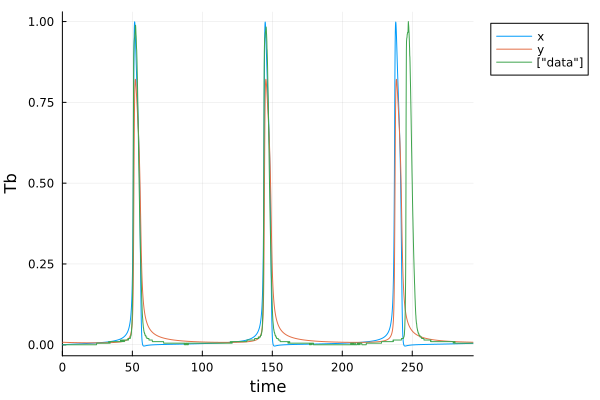

Here is the Julia script that generated this plot:
#arctic ground squirrel re-optimization 

#load in modules 
using Random, LinearAlgebra, DataFrames, CSV, LatinHypercubeSampling
using Base.Threads: @threads
using OrdinaryDiffEq, Optimization, SciMLSensitivity, ForwardDiff, Plots
using ModelingToolkit
using ModelingToolkit: t_nounits as t, D_nounits as D

Random.seed!(2024)

#define tt & SaveTimes 
tt = 0.0:0.1:293.6
SaveTimes = 0.0:0.1:293.6
tspan = (tt[1],tt[end])

z=10000 #number of seeds to test reoptimization 
tot_num_param = 11 #total number of parameters

#read in data
data = Matrix(CSV.read("ags_training.csv",DataFrame,header=false))

u0=[data[1],-0.03500839]

@variables x(t) y(t)

@parameters B104 B106 B108 B109 B204 B205 l B107 B110 B206 B208

eqs = [D(x) ~ B104*x*x+B106*x*x*x+B108*x*y+B109*x*x*y+l+B107*y*y*y+B110*x*y*y #note Andrew: k2 is the real parameter on the x,y term. I further simplified. 

D(y) ~ B204*x*x+B205*y*y+B206*x*x*x+B208*x*y]

@mtkbuild ags_sys = ODESystem(eqs,t)

p_opt = [9.785506000000000, -9.999987000000001, -9.407997000000000, 1.987823000000000, -2.915110000000000, 0.0019, -0.03500839,-3.242539000000000,2.745209000000000,-1.048649,0.998481] 

ags_sys  = ODEProblem(ags_sys, [x => u0[1], y => u0[2]], tspan, [B104 => p_opt[1] B106 => p_opt[2] B108=> p_opt[3] B109=> 9.999995000000000 B204 => p_opt[4] B205 => p_opt[5] l=>p_opt[6] B107=>p_opt[8] B110=> p_opt[9] B206 => p_opt[10] B208 => p_opt[11]])

function model_loss(theta)
	_ags_sys = remake(ags_sys,u0=[x => u0[1], y => theta[7]], p=[B104 => theta[1] B106 => theta[2] B108=> theta[3] B204 => theta[4] B205 => theta[5] l=>theta[6] B107=>theta[8] B110=>theta[9] B206=>theta[10] B208=>theta[11]])
	ags_sol = solve(_ags_sys, saveat=SaveTimes)
	ags_sol_rs = reduce(hcat, ags_sol.u) #reshape
	sol = ags_sol_rs[1,:] 
	loss = norm(sol[1:2000]-data[1:2000],2)
	return loss
end 

sv=0.5 #how much to vary each parameter around it's optimization values from DAHSI. 

lb = p_opt -sv*abs.(p_opt)
ub = p_opt +sv*abs.(p_opt)

lb[7] = -0.1
ub[7] = 0.1
lb[6] = 1e-5
ub[6] = 1e-3

#optimization set up 
adtype = Optimization.AutoForwardDiff()
optf = Optimization.OptimizationFunction((x, theta) -> model_loss(x),adtype)

#generate sampling plan: 
plan, _ = LHCoptim(z,tot_num_param,1000,threading=true)
##remember the scaling arg. 
scaled_plan = scaleLHC(plan,[(lb[1],ub[1]),(lb[2],ub[2]),(lb[3],ub[3]),(lb[4],ub[4]),(lb[5],ub[5]),(lb[6],ub[6]),(lb[7],ub[7]),(lb[8],ub[8]),(lb[9],ub[9]),(lb[10],ub[10]),(lb[11],ub[11])]) #could also define function for spreading seeds out differently
store_p = zeros(z,1*tot_num_param+4) #preallocate 
# sf = 0.01
# sv = 0.1
# #perform parameter estimation over z seeds 
@time begin 
	@threads for i in 1:z
		println(i)
		p0 = scaled_plan[i,:]
		store_p[i,:] = try 
			optprob = Optimization.OptimizationProblem(optf, p0, lb=lb, ub=ub)
			etime = @elapsed begin 
			sol = solve(optprob, Optimization.LBFGS(), maxiters = 1000)
			end 
			vcat(i,etime,sol.objective,Int(SciMLBase.successful_retcode(sol)),sol.u)
		catch
			777*ones(1,1*tot_num_param+4)
		end 
	end 
end

println(argmin(store_p[:,3]))

println(store_p[argmin(store_p[:,3]),:])

r = store_p[argmin(store_p[:,3]),4+1:4+tot_num_param]

_ags_sys = remake(ags_sys,u0=[x => u0[1], y => r[7]], p=[B104 => r[1] B106 => r[2] B108=> r[3] B204 => r[4] B205 => r[5] l=>r[6] B107 => r[8] B110 => r[9] B206 => r[10] B208 => r[11]])
ags_sol = solve(_ags_sys, saveat=SaveTimes)
ags_sol_rs = reduce(hcat, ags_sol.u) #reshape
CSV.write("10A_fit.csv",DataFrame(ags_sol_rs,:auto),header=false) 

p1=plot(ags_sol,label=["x" "y"],legend=:outertopright)
plot!(SaveTimes,data[1:2937,1],label=["data"],legend=:outertopright)
xlabel!("time")
ylabel!("Tb")
display(p1) 
CSV.write("10A_info.csv",DataFrame(store_p,:auto),header=false) 

hessian = ForwardDiff.hessian(z -> model_loss(z), r)
CSV.write("10A_hessian.csv",DataFrame(hessian,:auto),header=false)
savefig(p1,"10A")

#long time series for dtw stuff:
tt = 0.0:0.1:293.6*2+0.1
SaveTimes = 0.0:0.1:293.6*2+0.1
#tspan = (tt[1],tt[end])
__ags_sys = remake(_ags_sys,tspan=(tt[1],tt[end]))
ags_sol = solve(__ags_sys, saveat=SaveTimes)
ags_sol_rs = reduce(hcat, ags_sol.u) #reshape
CSV.write("10A_val_fts.csv",DataFrame(ags_sol_rs,:auto),header=false) 
